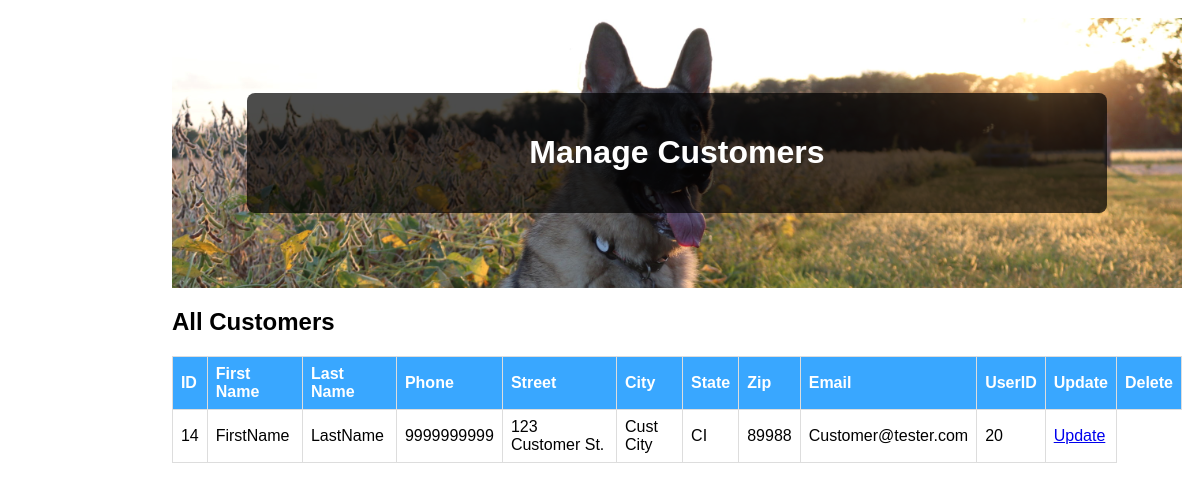
The app's page /php/AdminPortal/ManageCustomers.php (signed in) with its own data.
### tables this page shows
CREATE TABLE `customer` (
  `CustID` bigint(20) NOT NULL,
  `CustFirstName` varchar(100) NOT NULL,
  `CustLastName` varchar(100) NOT NULL,
  `CustPhone` varchar(20) NOT NULL,
  `CustAddress` varchar(100) NOT NULL,
  `CustCity` varchar(100) NOT NULL,
  `CustState` varchar(100) NOT NULL,
  `CustZip` varchar(100) NOT NULL,
  `AcctEmail` varchar(100) NOT NULL,
  `User_ID` bigint(20) NOT NULL
);

### php/UserHandling/classes/Config.php (called while the page is built)
<?php
class Config {
    public static function get($path = null) {
        if($path) {
            $config = $GLOBALS['config'];
            $path = explode('/',$path);
            foreach($path as $bit ) {
                if(isset($config[$bit])) {
                    $config = $config[$bit];
                } else {
                    return false;
                }
            }
            return $config;
        }
        return false;
    }
}

### php/UserHandling/classes/DB.php (called while the page is built, shortened)
<?php
class DB {
    private static $_instance = null;
    private $_pdo,
            $_query,
            $_lastQuery,
            $_error = false,
            $_results,
            $_count = 0;
    private function __construct() {
        try {
            $this->_pdo = new PDO('mysql:host=' . Config::get('mysql/host') . ';dbname=' . Config::get('mysql/db'),Config::get('mysql/username'), Config::get('mysql/password'));
        } catch (PDOException $e) {
            die($e->getMessage());
        }
    }
    public static function getInstance() {
        if(!isset(self::$_instance)) {
            self::$_instance = new DB();
        }
        return self::$_instance;
    }
    public function query($sql, $params = array()) {
        $this->_error = false;
        if($this->_query = $this->_pdo->prepare($sql)) {
            $x=1;
            if(count($params)) {
                foreach($params as $param) {
                    $this->_query->bindValue($x, $param);
                    $x++;
                }
            }
            if($this->_query->execute()) {
                $this->_results = $this->_query->fetchAll(PDO::FETCH_OBJ);
                $this->_count = $this->_query->rowCount();
            } else {
                $this->_error = true;
            }
        }
        return $this;
    }
    public function get($table, $where) {
        return $this->action('SELECT *', $table, $where);
    }
    public function results() {
        return $this->_results;
    }
    public function first() {
        return $this->results()[0];
    }
    private function action ($action, $table, $where = array()) {
        if(count($where) === 3) {
            $operators = array('=','>','<','<=','>=');
            $field      = $where[0];
            $operator   = $where[1];
            $value      = $where[2];
            if (in_array($operator, $operators)) {
                $sql = "{$action} FROM {$table} WHERE {$field} {$operator} ?";
                if(!$this->query($sql,array($value))->error()) {
                    return $this;
                }
            }
        }
        return false;
    }
    public function count() {
        return $this->_count;
    }
    public function error() {
        return $this->_error;
    }
}

### php/UserHandling/classes/User.php (called while the page is built, shortened)
<?php
class User {
    private $_db,
            $_data,
            $_sessionName,
            $_cookieName,
            $_isLoggedIn;
    public function __construct($user = null) {
        $this->_db = DB::getInstance();
        $this->_sessionName = Config::get('session/session_name');
        if(!$user) {
            if(Session::exists($this->_sessionName)) {
                $user = Session::get($this->_sessionName);
                if($this->find($user)) {
                    $this->_isLoggedIn = true;
                } else {
                }
            }
        } else {
            $this->find($user);
        }
    }
    public function find($user = null) {
        if($user) {
            $field = (is_numeric($user)) ? 'id' : 'username';
            $data = $this->_db->get('users', array($field, '=', $user));
            if($data->count() > 0) {
                return true;
            }
        }
        return false;
    }
    public function isLoggedIn() {
        return $this->_isLoggedIn;
    }
}

### php/UserHandling/classes/Session.php (called while the page is built, shortened)
<?php
class Session {
    public static function exists($name) {
        return (isset($_SESSION[$name])) ? true : false;
    }
    public static function get($name) {
        return $_SESSION[$name];
    }
}

### php/UserHandling/classes/Customer.php (called while the page is built, shortened)
<?php
class Customer {
    private $_db,
            $_customerData,
            $_sessionName;
    public function __construct() {
        $this->_db = DB::getInstance();
    }
    public function getCustomerData() {
        return $this->_customerData;
    }
    public function getAllCustomers() {
        $data = $this->_db->get('customer', array('1', '=', '1'));
        if($data->count() > 0) {
            $this->_customerData = $data->results();
            return true;
        }
        return false;
    }
}

### php/AdminPortal/ManageCustomers.php (the view, shortened to what this page needs)
<?php
    $user = new User();
    if($user->isLoggedIn()) {
?>
<!DOCTYPE html>
<html>
<head>
    <link rel="stylesheet" href="/PeaceOfHeavenWebPage/css/AdminHome.css">
</head>
<body>
    <div class=content>
        <div class="header">
            <div class="welcome-box">
            <h1>Manage Customers</h1>
            </div>
        </div>
        <h2>All Customers</h2>
        <table>
            <thead>
            <tr>
                <th>ID</th>
                <th>First Name</th>
                <th>Last Name</th>
                <th>Phone</th>
                <th>Street</th>
                <th>City</th>
                <th>State</th>
                <th>Zip</th>
                <th>Email</th>
                <th>UserID</th>
                <th>Update</th>
                <th>Delete</th>
            </tr>
            </thead>
            <tbody>
            <?php
                $customer = new Customer();
                $customer->getAllCustomers();
                $allCustomers = $customer->getCustomerData();
                if(!empty($allCustomers)){
                    foreach ($allCustomers as $customer){
                        echo '<tr>';
                        echo '<td>' . $customer->CustID . '</td>';
                        echo '<td>' . $customer->CustFirstName . '</td>';
                        echo '<td>' . $customer->CustLastName . '</td>';
                        echo '<td>' . $customer->CustPhone .'</td>';
                        echo '<td>' . $customer->CustAddress . '</td>';
                        echo '<td>' . $customer->CustCity . '</td>';
                        echo '<td>' . $customer->CustState . '</td>';
                        echo '<td>' . $customer->CustZip . '</td>';
                        echo '<td>' . $customer->AcctEmail . '</td>';
                        echo '<td>' . $customer->User_ID . '</td>';
                        echo '<td>'
                            . '<p><a href="UpdateCustomer.php?CustID='
                            . urlencode($customer->CustID) .'">Update</a></p>'.
                            '</td>';
                        echo '</tr>';
                    }
                }
            ?>
            </tbody>
        </table>
        <br><br>
</div>
</body>
</html>
<?php
}else{Redirect::to('../UserHandling/login.php');} ?>

### css/AdminHome.css (style rules this page uses)
.content { margin-left: 13%; padding: 10px; }
body { font-family: 'Arial', sans-serif; }
.header { background-image: url('/PeaceOfHeavenWebPage/Img/Sunflower-Dog.jpg'); background-size: cover; background-position: 80% 20%; color: #fff; text-align: center; padding: 75px; }
.welcome-box { background-color: rgba(0, 0, 0, 0.7); padding: 20px; border-radius: 8px; }
table { width: 100%; border-collapse: collapse; margin-top: 20px; }
thead { background-color: #39A7FF; color: white; }
th, td { border: 1px solid #dddddd; text-align: left; padding: 8px; }

### records on screen
customer: CustID "14", CustFirstName "FirstName", CustLastName "LastName", CustPhone "9999999999", CustAddress "123 Customer St.", CustCity "Cust City", CustState "CI", CustZip "89988", AcctEmail "Customer@tester.com", User_ID "20"
